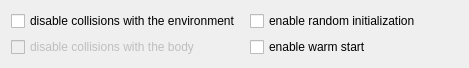
  <widget class="QWidget" name="layoutWidget">
   <property name="geometry">
    <rect>
     <x>491</x>
     <y>620</y>
     <width>469</width>
     <height>52</height>
    </rect>
   </property>
   <layout class="QHBoxLayout" name="horizontalLayout_23">
    <item>
     <layout class="QVBoxLayout" name="verticalLayout_27">
      <item>
       <widget class="QCheckBox" name="checkBox_coll">
        <property name="text">
         <string>disable collisions with the environment </string>
        </property>
        <property name="checked">
         <bool>false</bool>
        </property>
       </widget>
      </item>
      <item>
       <widget class="QCheckBox" name="checkBox_coll_body">
        <property name="enabled">
         <bool>false</bool>
        </property>
        <property name="text">
         <string>disable collisions with the body</string>
        </property>
        <property name="checked">
         <bool>false</bool>
        </property>
       </widget>
      </item>
     </layout>
    </item>
    <item>
     <layout class="QVBoxLayout" name="verticalLayout_29">
      <item>
       <widget class="QCheckBox" name="checkBox_rand_init">
        <property name="text">
         <string>enable random initialization</string>
        </property>
        <property name="checked">
         <bool>false</bool>
        </property>
       </widget>
      </item>
      <item>
       <widget class="QCheckBox" name="checkBox_warm_start">
        <property name="text">
         <string>enable warm start</string>
        </property>
       </widget>
      </item>
     </layout>
    </item>
   </layout>
  </widget>
